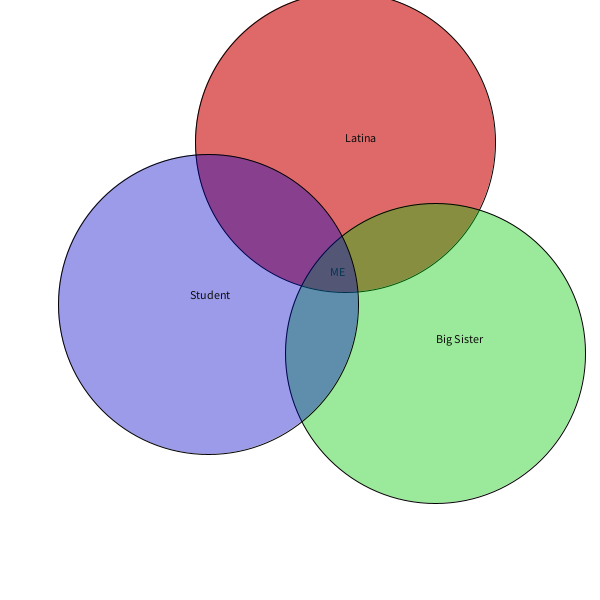
Frame 1 (no input)
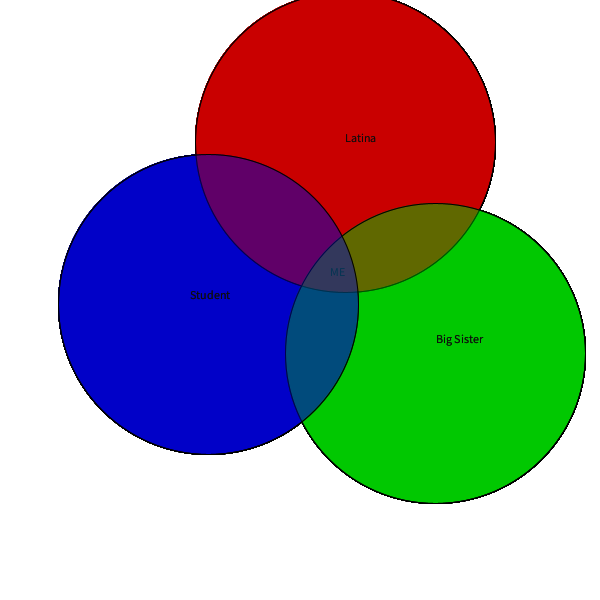
Frame 60 (the mouse pressed at the canvas centre just before this capture)
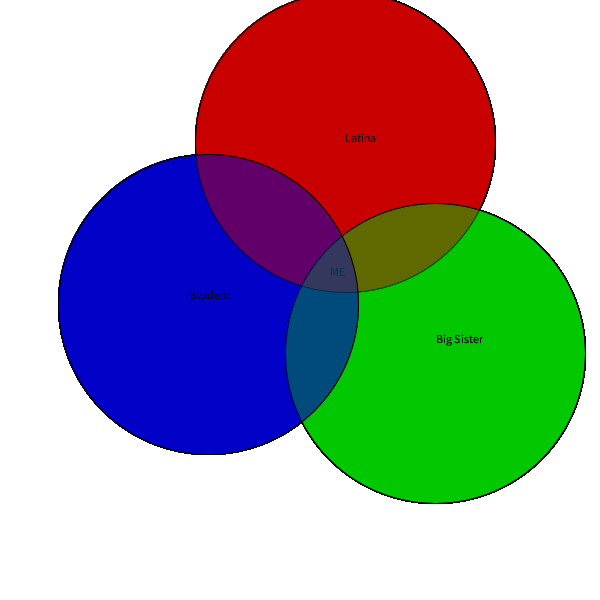
Frame 120 (the mouse held since frame 60 and released just before this capture)

The Processing sketch that drew these frames (run headless with seeded random() and noise(); from frame 60 on, the mouse is pressed at the canvas centre):

// Processing sketch: Venn_Diagram
// ── Venn_Diagram.pde
int x = 345;
int y = 142; 

void setup(){
  background(255,255,255); size(600,600);
  
}  
 
 void draw() {
   fill(200,0,0,150);
   ellipse(x,y,300,300);
   fill(#0D0C0C);
   text("ME",330,276);
   
   fill(0,200,0,100);
   ellipse(435,353,300,300);
   fill(#0D0C0C);
   text("Latina",x,y);
   
   fill(0,0,200,100);
   ellipse(208,304,300,300);
   fill(#0D0C0C);
   text("Big Sister",436,343);
   fill(#0D0C0C);
   text("Student",190,299);
    
 
if(mousePressed){
  println(mouseX+","+mouseY);
}

 }
